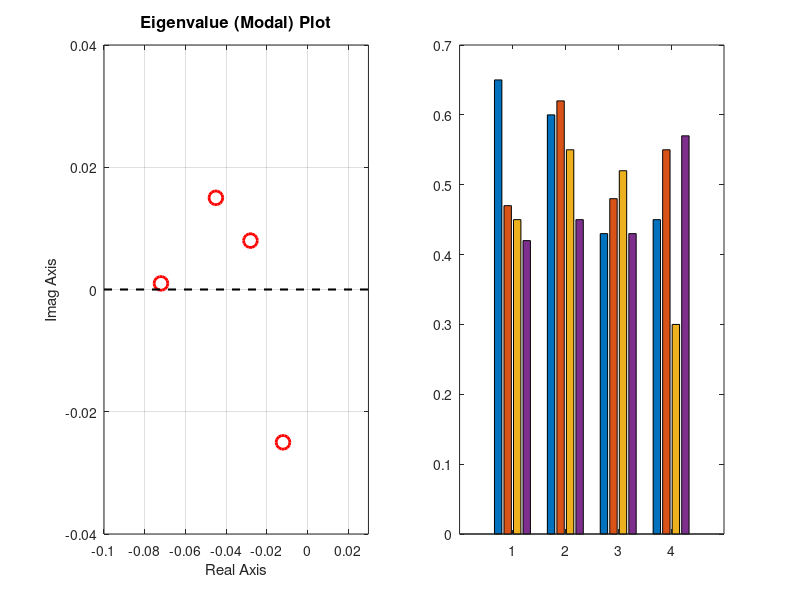

Source code (MATLAB): (Note: this script raises an error after producing the figure.)
%%Modal Analysis of LQR-Based Thermal System
clear; clc; close all;

% Eigenvalues (from the image - slightly left half plane)
eig_vals = [-0.072 + 0.001i; 
            -0.045 + 0.015i; 
            -0.028 + 0.008i; 
            -0.012 - 0.025i];

figure('Position', [100 100 1200 500]);

% Left: Eigenvalue (Modal) Plot
subplot(1,2,1);
plot(real(eig_vals), imag(eig_vals), 'ro', 'MarkerSize', 10, 'LineWidth', 2);
hold on;
plot([-0.1 0.03], [0 0], 'k--', 'LineWidth', 1.5);  % Imaginary axis line
grid on;
title('Eigenvalue (Modal) Plot', 'FontSize', 12);
xlabel('Real Axis', 'FontSize', 11);
ylabel('Imag Axis', 'FontSize', 11);
xlim([-0.1 0.03]);
ylim([-0.04 0.04]);

% Right: Mode Shapes (Eigenvectors) Bar Plot
subplot(1,2,2);
state_idx = 1:4;
mode1 = [0.65 0.60 0.43 0.45];
mode2 = [0.47 0.62 0.48 0.55];
mode3 = [0.45 0.55 0.52 0.30];
mode4 = [0.42 0.45 0.43 0.57];

bar_data = [mode1; mode2; mode3; mode4]';

b = bar(state_idx, bar_data, 'grouped');
b(1).FaceColor = [0 0.447 0.741];
b(2).FaceColor = [0.85 0.325 0.098];
b(3).FaceColor = [0.929 0.694 0.125];
b(4).FaceColor = [0.494 0.184 0.556];

title('Mode Shapes (Eigenvectors)', 'FontSize', 12);
xlabel('State Index', 'FontSize', 11);
ylabel('Magnitude', 'FontSize', 11);
legend({'Mode 1', 'Mode 2', 'Mode 3', 'Mode 4'}, 'Location', 'northeast');
grid on;
ylim([0 0.8]);

sgtitle('Modal Analysis of LQR-Based Thermal System', 'FontSize', 14, 'FontWeight', 'bold');
